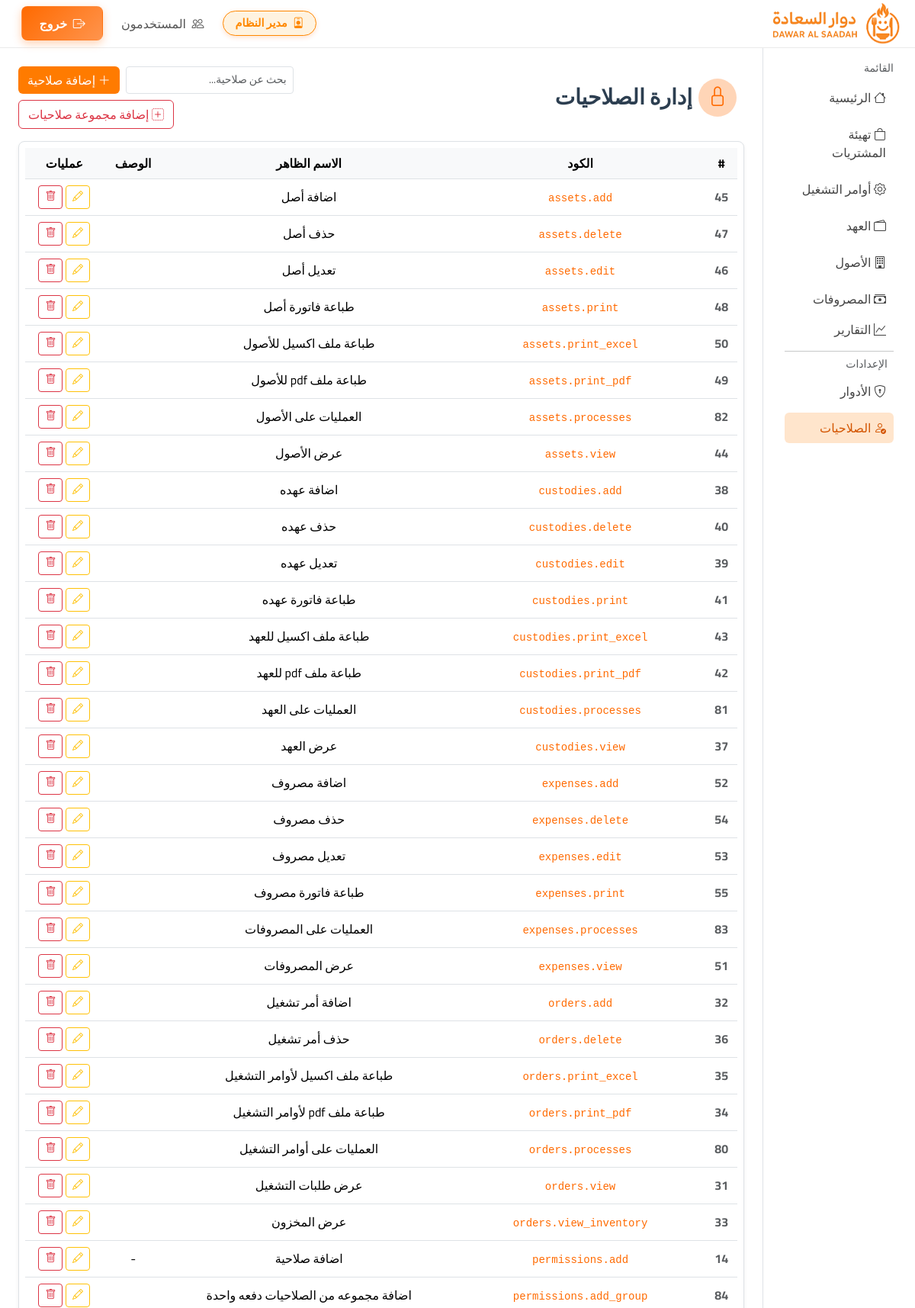
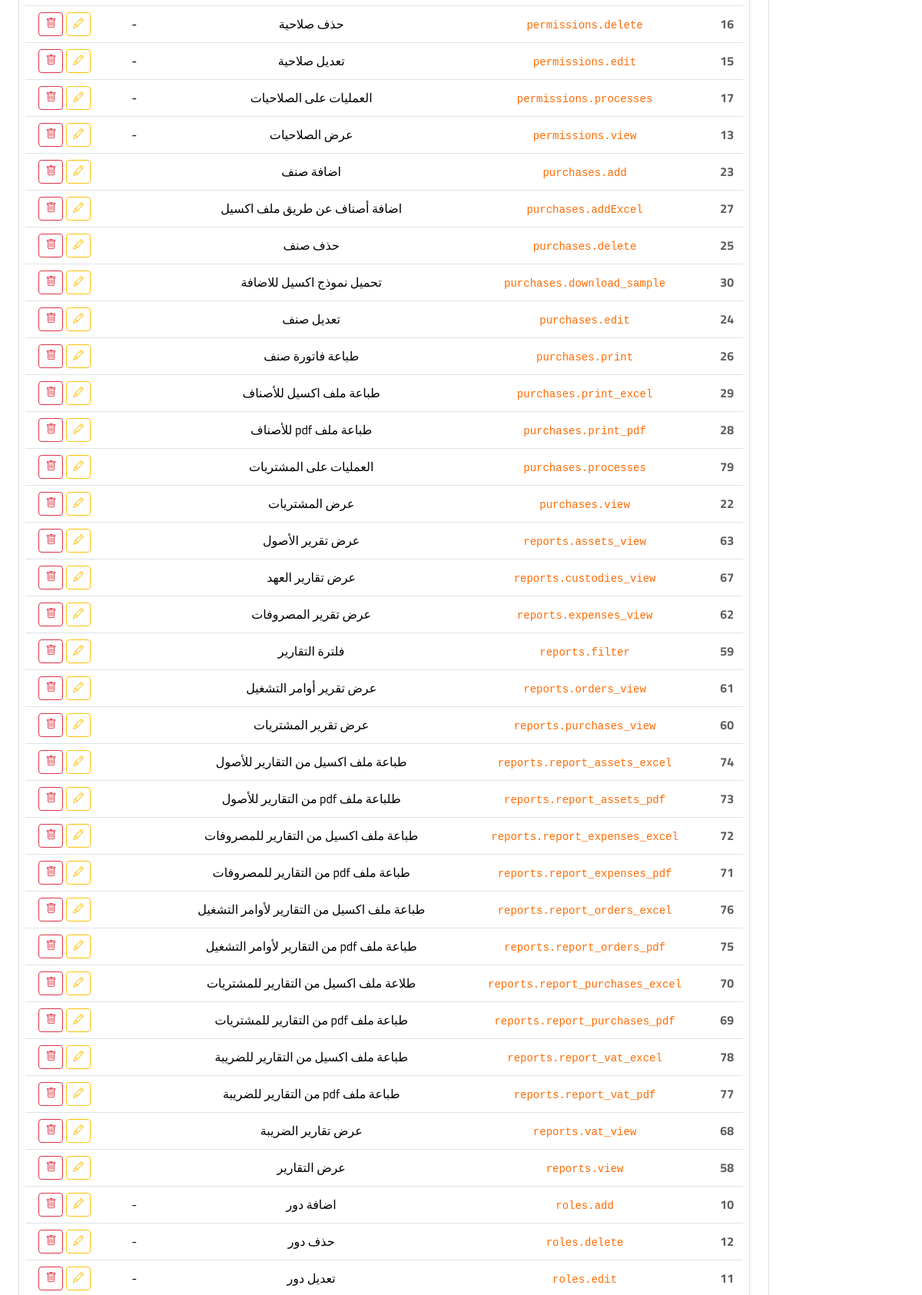
Page /permissions.php (signed in, upper part) on the committed database (2 pictures, top to bottom).
### tables this page shows
CREATE TABLE `roles` (
  `id` int(11) NOT NULL,
  `name` varchar(100) NOT NULL,
  `description` varchar(255) DEFAULT NULL,
  `created_at` timestamp NULL DEFAULT current_timestamp()
);

CREATE TABLE `permissions` (
  `id` int(11) NOT NULL,
  `code` varchar(100) NOT NULL,
  `label` varchar(255) NOT NULL,
  `description` text DEFAULT NULL,
  `created_at` timestamp NULL DEFAULT NULL
);

### config/config.php (called while the page is built, shortened)
<?php
$DB_HOST = getenv('DB_HOST') ?: 'localhost';
$DB_NAME = getenv('DB_NAME') ?: 'u552468652_duwar_al_saada';
$DB_USER = getenv('DB_USER') ?: 'u552468652_duwar_al_saada';
$DB_PASS = getenv('DB_PASS') ?: 'Duwar_al_saada12345@';
try {
    $pdo = new PDO("mysql:host=$DB_HOST;dbname=$DB_NAME;charset=utf8mb4",$DB_USER,$DB_PASS,[
        PDO::ATTR_ERRMODE => PDO::ERRMODE_EXCEPTION,
        PDO::ATTR_DEFAULT_FETCH_MODE => PDO::FETCH_ASSOC
    ]);
} catch(Exception $e) {
    die('DB connection failed: '.$e->getMessage());
}
if (!function_exists('esc')) {
    function esc($s){ return htmlspecialchars((string)$s, ENT_QUOTES, 'UTF-8'); }
}
if (!function_exists('current_role')) {
    function current_role() {
        global $pdo;
        $user_id = $_SESSION['user_id'];
        $stmt = $pdo->prepare("
            SELECT r.name
            FROM users u
            JOIN roles r ON r.id = u.role_id
            WHERE u.id = ?
        ");
        $stmt->execute([$user_id]);
        $role_name = $stmt->fetchColumn();
        return $role_name ?: 'staff';
    }
}
function has_permission($perm_code) {
    global $pdo;
    $user_id = $_SESSION['user_id'];
    $role_id = $pdo->query("SELECT role_id FROM users WHERE id=$user_id")->fetchColumn();
    $stmt = $pdo->prepare("
        SELECT COUNT(*) FROM role_permissions rp
        JOIN permissions p ON p.id = rp.permission_id
        WHERE rp.role_id = ? AND p.code = ?
    ");
    $stmt->execute([$role_id, $perm_code]);
    return $stmt->fetchColumn() > 0;
}

### permissions.php (the view, shortened to what this page needs)
<?php
require __DIR__.'/partials/header.php';
require_permission('permissions.view');?>
<?php
$permissions = $pdo->query("SELECT * FROM permissions ORDER BY code ASC")->fetchAll();
?>
<div class="page-header mb-3">
  <div class="d-flex flex-column flex-md-row justify-content-between align-items-start align-items-md-center gap-3">
    <h3 class="page-title m-0 gap-2 w-100">
      <span class="stat-icon"><i class="bi bi-lock"></i></span>
      إدارة الصلاحيات
    </h3>
    <div class="actions d-flex flex-wrap justify-content-end gap-2 w-100 w-md-auto">
      <input type="text" id="searchInput" class="form-control form-control-sm flex-grow-1"
             placeholder="بحث عن صلاحية..." style="min-width: 180px; max-width: 220px;">
      <?php if(has_permission('permissions.add')): ?>
      <button class="btn btn-orange flex-grow-1 flex-md-grow-0" data-bs-toggle="modal" data-bs-target="#addPerm">
        <i class="bi bi-plus-lg"></i> <span class="d-none d-sm-inline">إضافة صلاحية</span>
      </button>
      <?php endif ?>
      <?php if(has_permission('permissions.add_group')): ?>
      <button class="btn btn-outline-danger flex-grow-1 flex-md-grow-0" data-bs-toggle="modal" data-bs-target="#addPermGroup">
        <i class="bi bi-plus-square-dotted"></i> <span class="d-none d-sm-inline">إضافة مجموعة صلاحيات</span>
      </button>
      <?php endif ?>
    </div>
  </div>
</div>
<div class="table-responsive shadow-sm rounded-3 border bg-white p-2">
  <table class="table custom-table table-hover align-middle mb-0 text-center">
    <thead class="table-light border-bottom small-header text-secondary">
      <tr>
        <th>#</th>
        <th>الكود</th>
        <th>الاسم الظاهر</th>
        <th>الوصف</th>
        <?php if(has_permission('permissions.processes')): ?><th>عمليات</th><?php endif ?>
      </tr>
    </thead>
    <tbody>
      <?php foreach($permissions as $p): ?>
      <tr>
        <td data-label="#" class="fw-bold text-muted"><?= $p['id'] ?></td>
        <td data-label="الكود"><code class="text-orange"><?= esc($p['code']) ?></code></td>
        <td data-label="الاسم الظاهر"><?= esc($p['label']) ?></td>
        <td data-label="الوصف"><?= esc($p['description'] ?? '-') ?></td>
        <?php if(has_permission('permissions.processes')): ?>
        <td>
          <?php if(has_permission('permissions.edit')): ?>
          <button class="btn btn-sm btn-outline-warning" data-bs-toggle="modal" data-bs-target="#edit<?= $p['id'] ?>"><i class="bi bi-pencil"></i></button>
          <?php endif ?>
          <?php if(has_permission('permissions.delete')): ?>
          <button class="btn btn-sm btn-outline-danger" data-bs-toggle="modal" data-bs-target="#delete<?= $p['id'] ?>"><i class="bi bi-trash"></i></button>
          <?php endif ?>
        </td>
        <?php endif ?>
      </tr>
      <?php endforeach; ?>
    </tbody>
  </table>
</div>
<?php require __DIR__.'/partials/footer.php'; ?>

### partials/header.php (shortened to what this page needs)
<?php
require __DIR__.'/../config/config.php';
$current_page = basename($_SERVER['PHP_SELF']);
?>
<!doctype html>
<html lang="ar" dir="rtl">
<head>
  <link href="https://cdn.jsdelivr.net/npm/bootstrap@5.3.3/dist/css/bootstrap.rtl.min.css" rel="stylesheet">
  <link href="<?= BASE_URL ?>/assets/css/theme.css" rel="stylesheet">
  <link href="https://cdn.jsdelivr.net/npm/bootstrap-icons@1.11.3/font/bootstrap-icons.css" rel="stylesheet">
</head>
<body>
<div id="page-wrapper" style="opacity:0; transition:opacity .8s ease;">
<nav class="navbar navbar-expand-lg sticky-top custom-navbar">
  <div class="container-fluid d-flex justify-content-between align-items-center">
    <a class="navbar-brand d-flex align-items-center" href="<?= BASE_URL ?>/home.php" style="text-decoration:none;">
      <img src="<?= BASE_URL ?>/assets/logo_header2.png" alt="Logo" class="logo-modern">
    </a>
    <ul class="navbar-nav ms-auto align-items-lg-center gap-3 d-none d-md-flex">
      <li class="nav-item">
        <span class="badge role-badge">
          <i class="bi bi-person-badge me-1"></i> <?= esc(current_role()) ?>
        </span>
      </li>
      <?php if(has_permission('users.view')): ?>
      <li class="nav-item">
        <a class="nav-link <?= $current_page=='users.php'?'active':'' ?>" href="<?= BASE_URL ?>/users.php">
          <i class="bi bi-people me-1"></i> المستخدمون
        </a>
      </li>
      <?php endif ?>
      <li class="nav-item">
        <a class="btn btn-logout" href="<?= BASE_URL ?>/logout.php">
          <i class="bi bi-box-arrow-right me-1"></i> خروج
        </a>
      </li>
    </ul>
  </div>
</nav>
</div>
<div class="container-fluid">
  <div class="row">
    <aside class="col-lg-2 col-md-3 border-end min-vh-100 d-none d-md-block">
      <div class="p-3">
        <div class="text-muted small mb-2">القائمة</div>
        <a class="sidebar-link d-block mb-2 <?= $current_page=='home.php'?'active':'' ?>" href="<?= BASE_URL ?>/home.php"><i class="bi bi-house"></i> الرئيسية</a>
        <?php if(has_permission('purchases.view')): ?>
        <a class="sidebar-link d-block mb-2 <?= $current_page=='purchases.php'?'active':'' ?>" href="<?= BASE_URL ?>/purchases.php"><i class="bi bi-bag"></i> تهيئة المشتريات</a>
        <?php endif ?>
        <?php if(has_permission('orders.view')): ?>
        <a class="sidebar-link d-block mb-2 <?= $current_page=='orders.php'?'active':'' ?>" href="<?= BASE_URL ?>/orders.php"><i class="bi bi-gear"></i> أوامر التشغيل</a>
        <?php endif ?>
        <?php if(has_permission('custodies.view')): ?>
        <a class="sidebar-link d-block mb-2 <?= $current_page=='custodies.php'?'active':'' ?>" href="<?= BASE_URL ?>/custodies"><i class="bi bi-wallet2"></i> العهد</a>
        <?php endif ?>
        <?php if(has_permission('assets.view')): ?>
        <a class="sidebar-link d-block mb-2 <?= $current_page=='assetes.php'?'active':'' ?>" href="<?= BASE_URL ?>/assetes.php"><i class="bi bi-building"></i> الأصول</a>
        <?php endif ?>
        <?php if(has_permission('expenses.view')): ?>
        <a class="sidebar-link d-block <?= $current_page=='expenses.php'?'active':'' ?>" href="<?= BASE_URL ?>/expenses.php"><i class="bi bi-cash-stack"></i> المصروفات</a>
        <?php endif ?>
        <?php if(has_permission('reports.view')): ?>
        <a class="sidebar-link d-block <?= $current_page=='reports.php'?'active':'' ?>" href="<?= BASE_URL ?>/reports.php"><i class="bi bi-graph-up"></i> التقارير</a>
        <?php endif ?>
        <?php if(has_permission('settings.edit')): ?>
        <hr class="my-2">
        <h6 class="text-muted small px-2">الإعدادات</h6>
        <?php if(has_permission('roles.view')): ?>
        <a class="sidebar-link d-block mb-2 <?= $current_page=='roles.php'?'active':'' ?>" href="<?= BASE_URL ?>/roles.php">
            <i class="bi bi-shield-lock"></i> الأدوار
        </a>
        <?php endif ?>
        <?php if(has_permission('permissions.view')): ?>
        <a class="sidebar-link d-block mb-2 <?= $current_page=='permissions.php'?'active':'' ?>" href="<?= BASE_URL ?>/permissions.php">
            <i class="bi bi-person-check"></i> الصلاحيات
        </a>
        <?php endif ?>
        <?php endif ?>
      </div>
    </aside>
    <main class="col-12 col-md-9 col-lg-10 p-4">

### assets/css/theme.css (style rules this page uses)
:root { --orange:#ff6a00; --orange-soft:rgba(255,106,0,.12); --ink:#1f2328; }
* { font-family:'Cairo',system-ui,Arial; }
.btn-orange { background:var(--orange);color:#fff;border:none }
.sidebar-link { display:block;padding:.6rem .8rem;border-radius:.8rem;color:#333;text-decoration:none }

### partials/header.php (style rules this page uses)
.sidebar-link.active, .nav-link.active { background-color: #ff6600; color: #fff !important; border-radius: 6px; }
.custom-navbar { background: rgba(255,255,255,0.85); backdrop-filter: blur(10px); border-bottom: 1px solid rgba(0,0,0,0.08); padding: .7rem 1rem; }
.text-orange { color: #ff6a00 !important; }
.role-badge { background: #fff3e6; color: #ff6a00; font-weight: 600; border-radius: 50px; padding: .5rem 1rem; box-shadow: 0 2px 6px rgba(255,106,0,.2); }
.navbar .nav-link { font-weight: 500; padding: .6rem 1.2rem; border-radius: 12px; color: #555 !important; transition: all .2s ease; }
.btn-logout { background: linear-gradient(135deg,#ff6a00,#ff944d); color: #fff; font-weight: 600; padding: .6rem 1.4rem; border-radius: 50px; box-shadow: 0 4px 12px rgba(255,106,0,.3); transition: all .3s ease; }
.custom-navbar { padding-top: 0.05rem !important; padding-bottom: 0.05rem !important; }
.custom-navbar .navbar-brand img { height:50px !important; width:50px !important; }
.stat-icon { width: 50px; height: 50px; background: rgba(255, 106, 0, 0.1); color: #ff6a00; display: flex; align-items: center; justify-content: center; border-radius: 50%; font-size: 1.6rem; margin-right: 10px; position: relative; transition: transform 0.6s ease; }
.stat-icon::after { content: ''; position: absolute; width: 100%; height: 100%; border-radius: 50%; background: rgba(255, 106, 0, 0.2); animation: pulse 1.5s infinite; top: 0; left: 0; z-index: -1; }
.page-title { font-weight: 700; color: #2c3e50; display: flex; align-items: center; gap: 10px; }
.role-badge { background-color: #fff3e0; color: #ff8800; border: 1px solid #ff8800; border-radius: 50px; font-size: 0.9rem; transition: all 0.3s ease; }
@media (min-width: 768px) { .custom-table td, .custom-table th { white-space: nowrap; } }
.sidebar-link { color: #444; padding: 8px 10px; border-radius: 8px; transition: 0.2s ease; }
.sidebar-link:hover, .sidebar-link.active { background-color: #ffe5cc; color: #d35400 !important; text-decoration: none; }
.btn-logout { background-color: #ff7b00; color: #fff; border-radius: 8px; transition: 0.2s; }
.btn-orange { background-color: #ff7b00; transition: all 0.3s ease; }
.logo-modern { margin-right:50px; height: 150px !important; width: auto; box-shadow: none !important; transition: transform 0.3s ease, filter 0.3s ease; object-fit: contain; transform: scale(3.4); }

### rows in the picture
roles: name "مدير النظام"
permissions: id "45", code "assets.add", label "اضافة أصل"
permissions: id "47", code "assets.delete", label "حذف أصل"
permissions: id "46", code "assets.edit", label "تعديل أصل"
permissions: id "48", code "assets.print", label "طباعة فاتورة أصل"
permissions: id "50", code "assets.print_excel", label "طباعة ملف اكسيل للأصول"
permissions: id "49", code "assets.print_pdf", label "طباعة ملف pdf للأصول"
permissions: id "82", code "assets.processes", label "العمليات على الأصول"
permissions: id "44", code "assets.view", label "عرض الأصول"
permissions: id "38", code "custodies.add", label "اضافة عهده"
permissions: id "40", code "custodies.delete", label "حذف عهده"
permissions: id "39", code "custodies.edit", label "تعديل عهده"
permissions: id "41", code "custodies.print", label "طباعة فاتورة عهده"
permissions: id "43", code "custodies.print_excel", label "طباعة ملف اكسيل للعهد"
permissions: id "42", code "custodies.print_pdf", label "طباعة ملف pdf للعهد"
permissions: id "81", code "custodies.processes", label "العمليات على العهد"
permissions: id "37", code "custodies.view", label "عرض العهد"
permissions: id "52", code "expenses.add", label "اضافة مصروف"
permissions: id "54", code "expenses.delete", label "حذف مصروف"
permissions: id "53", code "expenses.edit", label "تعديل مصروف"
permissions: id "55", code "expenses.print", label "طباعة فاتورة مصروف"
permissions: id "83", code "expenses.processes", label "العمليات على المصروفات"
permissions: id "51", code "expenses.view", label "عرض المصروفات"
permissions: id "32", code "orders.add", label "اضافة أمر تشغيل"
permissions: id "36", code "orders.delete", label "حذف أمر تشغيل"
permissions: id "35", code "orders.print_excel", label "طباعة ملف اكسيل لأوامر التشغيل"
